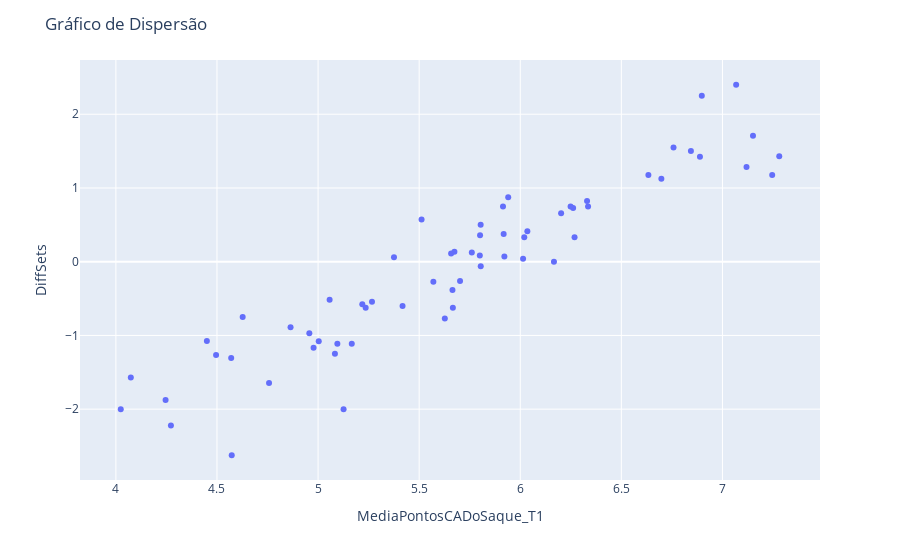

Here is the notebook cell this chart was saved with:
### Code cell
fig = px.scatter(df_times.reset_index(), 
                 x='MediaPontosCADoSaque_T1', 
                 y='DiffSets', 
                 hover_data=['Time', 'Ano'])

fig.update_layout(title='Gráfico de Dispersão',
                  xaxis=dict(title='MediaPontosCADoSaque_T1'),
                  yaxis=dict(title='DiffSets'))

#pyo.plot(fig, filename='grafico_dispersao.html')
fig.show()

### Figure 1 — Plotly figure (JSON) as saved in the notebook; plotly's stock layout.template omitted (floating-point values rounded to 4 significant figures)
{"data": [{"customdata": [["AZS Olsztyn", 2020], ["AZS Olsztyn", 2021], ["AZS Olsztyn", 2022], ["AZS Olsztyn", 2023], ["Asseco Resovia", 2020], ["Asseco Resovia", 2021], ["Asseco Resovia", 2022], ["Asseco Resovia", 2023], ["BBTS Bielsko-Biała", 2022], ["BBTS Bielsko-Biała", 2023], ["Barkom Każany Lwów", 2022], ["Barkom Każany Lwów", 2023], ["Cuprum Lubin", 2020], ["Cuprum Lubin", 2021], ["Cuprum Lubin", 2022], ["Cuprum Lubin", 2023], ["Czarni Radom", 2020], ["Czarni Radom", 2021], ["Czarni Radom", 2022], ["Czarni Radom", 2023], ["GKS Katowice", 2020], ["GKS Katowice", 2021], ["GKS Katowice", 2022], ["GKS Katowice", 2023], ["Jastrzębski Węgiel", 2020], ["Jastrzębski Węgiel", 2021], ["Jastrzębski Węgiel", 2022], ["Jastrzębski Węgiel", 2023], ["LUK  Lublin", 2021], ["LUK  Lublin", 2022], ["LUK  Lublin", 2023], ["MKS Będzin", 2020], ["MKS Będzin", 2021], ["MKS Będzin", 2022], ["PGE Skra Bełchatów", 2020], ["PGE Skra Bełchatów", 2021], ["PGE Skra Bełchatów", 2022], ["PGE Skra Bełchatów", 2023], ["Projekt Warszawa", 2020], ["Projekt Warszawa", 2021], ["Projekt Warszawa", 2022], ["Projekt Warszawa", 2023], ["Stal Nysa", 2020], ["Stal Nysa", 2021], ["Stal Nysa", 2022], ["Stal Nysa", 2023], ["Trefl Gdańsk", 2020], ["Trefl Gdańsk", 2021], ["Trefl Gdańsk", 2022], ["Trefl Gdańsk", 2023], ["Warta Zawiercie", 2020], ["Warta Zawiercie", 2021], ["Warta Zawiercie", 2022], ["Warta Zawiercie", 2023], ["ZAKSA Kędzierzyn-Koźle", 2020], ["ZAKSA Kędzierzyn-Koźle", 2021], ["ZAKSA Kędzierzyn-Koźle", 2022], ["ZAKSA Kędzierzyn-Koźle", 2023], ["Ślepsk Malow Suwałki", 2020], ["Ślepsk Malow Suwałki", 2021], ["Ślepsk Malow Suwałki", 2022], ["Ślepsk Malow Suwałki", 2023]], "hovertemplate": "MediaPontosCADoSaque_T1=%{x}<br>DiffSets=%{y}<br>Time=%{customdata[0]}<br>Ano=%{customdata[1]}<extra></extra>", "legendgroup": "", "marker": {"color": "#636efa", "symbol": "circle"}, "mode": "markers", "name": "", "orientation": "v", "showlegend": false, "type": "scatter", "x": [5.418, 6.014, 5.8, 6.269, 5.921, 6.035, 7.246, 5.915, 4.272, 4.246, 4.978, 5.167, 5.095, 5.702, 4.957, 4.627, 4.864, 4.57, 4.758, 4.074, 5.512, 4.45, 5.267, 5.235, 6.844, 6.758, 6.889, 7.281, 5.627, 5.219, 5.667, 4.024, 4.573, 6.167, 5.801, 6.262, 5.918, 5.126, 5.674, 6.202, 5.57, 6.898, 4.496, 5.083, 5.805, 5.76, 6.33, 5.665, 6.02, 6.698, 6.249, 5.658, 5.94, 6.335, 7.068, 7.151, 6.634, 7.119, 5.375, 5.003, 5.057, 5.804], "xaxis": "x", "y": [-0.6, 0.04, 0.08333, 0.3333, 0.07143, 0.4138, 1.176, 0.75, -2.222, -1.875, -1.167, -1.111, -1.111, -0.2609, -0.9688, -0.75, -0.8889, -1.304, -1.645, -1.571, 0.5714, -1.077, -0.5429, -0.625, 1.5, 1.548, 1.425, 1.429, -0.7692, -0.5758, -0.625, -2, -2.625, 0, 0.3571, 0.7273, 0.375, -2, 0.1333, 0.6562, -0.2727, 2.25, -1.267, -1.25, -0.06061, 0.125, 0.8235, -0.3846, 0.3333, 1.125, 0.75, 0.1111, 0.875, 0.75, 2.4, 1.71, 1.175, 1.286, 0.05882, -1.08, -0.5152, 0.5], "yaxis": "y"}], "layout": {"legend": {"tracegroupgap": 0}, "margin": {"t": 60}, "title": {"text": "Gráfico de Dispersão"}, "xaxis": {"anchor": "y", "domain": [0, 1], "title": {"text": "MediaPontosCADoSaque_T1"}}, "yaxis": {"anchor": "x", "domain": [0, 1], "title": {"text": "DiffSets"}}}}
